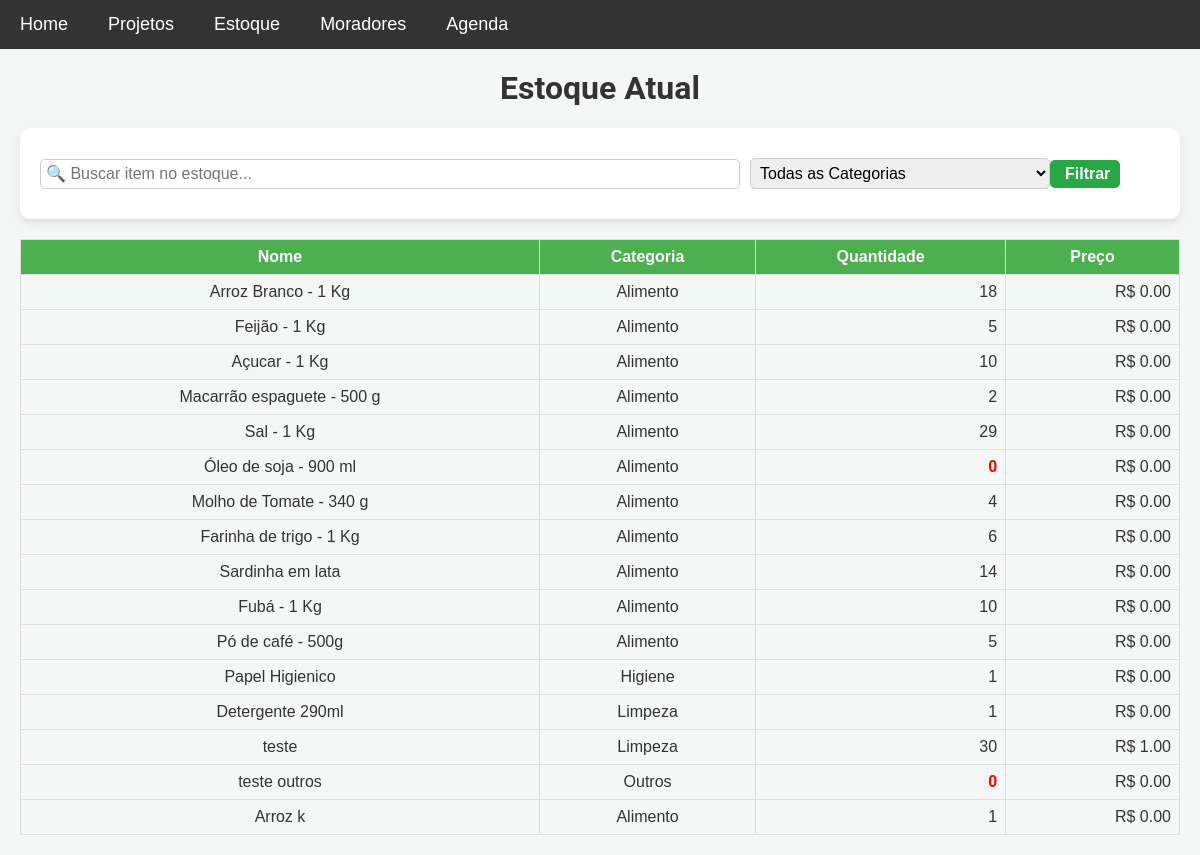
The page /estoque on the database its author committed.
### models.py (models this page shows)
class Item(db.Model):
    __table_args__ = {'extend_existing': True}  # Estende a tabela existente ao invés de tentar recriá-la
    id = db.Column(db.Integer, primary_key=True)
    nome = db.Column(db.String(100), nullable=False)
    descricao = db.Column(db.Text, nullable=False)
    categoria = db.Column(db.String(50), nullable=False)
    quantidade = db.Column(db.Integer, nullable=False, default=0)
    preco = db.Column(db.Float, nullable=False)

### app.py (the view)
@app.route('/estoque')
def estoque_atual():
    busca = request.args.get('busca', '')  # Termo de busca, se houver
    categoria = request.args.get('categoria', '')  # Categoria selecionada, se houver
    itens = Item.query.all()
    if busca:
        busca_sem_acentos = remover_acentos(busca).lower()
        itens = [
            item for item in itens
            if busca_sem_acentos in remover_acentos(item.nome).lower()
        ]
    if categoria and categoria != 'todas':
        itens = [item for item in itens if item.categoria == categoria]
    categorias = list(set([item.categoria for item in Item.query.all()]))
    return render_template('estoque_atual.html', itens=itens, categorias=categorias)

### templates/estoque_atual.html (shortened to what this page needs)
{% extends 'base.html' %}
{% block content %}
<h1>Estoque Atual</h1>
<form id="search-form" method="GET" action="/estoque" class="search-form">
    <div class="form-group">
        <input type="text" name="busca" id="search" placeholder="🔍 Buscar item no estoque..."
            value="{{ request.args.get('busca', '') }}">
        <select name="categoria" id="categoria">
            <option value="todas">Todas as Categorias</option>
        </select>
        <button type="submit"> Filtrar</button>
    </div>
</form>
{% if itens %}
<table class="estoque-table" id="estoqueTable" data-sort-direction="asc">
    <thead>
        <tr>
            <th>Nome </th>
            <th>Categoria </th>
            <th>Quantidade </th>
            <th>Preço </th>
        </tr>
    </thead>
    <tbody>
        {% for item in itens %}
        <tr>
            <td>{{ item.nome }}</td>
            <td>{{ item.categoria }}</td>
            <td class="{{ 'alerta' if item.quantidade <= 0 else '' }}">{{ item.quantidade }}</td>
            <td>R$ {{ '%.2f' | format(item.preco) }}</td>
        </tr>
        {% endfor %}
    </tbody>
</table>
{% else %}
<p class="mensagens danger">Nenhum item encontrado.</p>
{% endif %}
{% endblock %}

### static/css/style.css (style rules this page uses)
body { font-family: 'Roboto', sans-serif; background-color: #f4f7f6; margin: 0; padding: 0; color: #333; }
h1, h3 { text-align: center; margin-top: 0; }
form { background-color: white; padding: 20px; border-radius: 10px; box-shadow: 0 4px 10px rgba(0, 0, 0, 0.1); margin-bottom: 20px; }
input[type="text"], input[type="date"], textarea, select { width: 100%; padding: 10px; margin: 10px 0; border: 1px solid #ccc; border-radius: 5px; font-size: 16px; box-sizing: border-box; }
form input[type="text"], form input[type="date"] { max-width: 200px; display: inline-block; margin-right: 10px; }
button, .btn { display: inline-block; padding: 10px 20px; background-color: #28a745; color: white; border: none; border-radius: 5px; font-size: 16px; font-weight: bold; cursor: pointer; transition: background-color 0.3s ease, color 0.3s ease; }
.estoque-table, .moradores-table { width: 100%; border-collapse: collapse; margin-top: 20px; font-family: Arial, sans-serif; }
.estoque-table th, .estoque-table td, .moradores-table th, .moradores-table td { border: 1px solid #ddd; padding: 8px; text-align: center; }
.estoque-table th, .moradores-table th { background-color: #4CAF50; color: white; font-weight: bold; }
.estoque-table td:nth-child(3), .estoque-table td:nth-child(4) { text-align: right; }
.estoque-table td.alerta { color: red; font-weight: bold; }
@media (max-width: 1600px) { #search-form { display: flex; align-items: center; gap: 5px; } }
@media (max-width: 1600px) { #search-form .form-group { display: flex; align-items: center; } }
@media (max-width: 1600px) { #search-form input[type="text"] { padding: 5px; width: 100%; flex-grow: 1; } }
@media (max-width: 1600px) { #search-form select { padding: 5px; min-width: 150px; } }
@media (max-width: 1600px) { #search-form button { padding: 5px 10px; cursor: pointer; display: flex; align-items: center; gap: 5px; } }
.form-group { flex: 1; margin-right: 20px; }
.form-group:last-child { margin-right: 0; }
.form-group #nome, #nome_compromisso, #search, #categoria { width: 100%; max-width: 700px; }
.form-group #categoria { width: 100%; max-width: 300px; }
.form-group { flex: 1; }

### rows shown on the page
Item: nome "Arroz Branco - 1 Kg", categoria "Alimento", quantidade "18", preco "0.00"
Item: nome "Feijão - 1 Kg", categoria "Alimento", quantidade "5", preco "0.00"
Item: nome "Açucar - 1 Kg", categoria "Alimento", quantidade "10", preco "0.00"
Item: nome "Macarrão espaguete - 500 g", categoria "Alimento", quantidade "2", preco "0.00"
Item: nome "Sal - 1 Kg", categoria "Alimento", quantidade "29", preco "0.00"
Item: nome "Óleo de soja - 900 ml", categoria "Alimento", quantidade "0", preco "0.00"
Item: nome "Molho de Tomate - 340 g", categoria "Alimento", quantidade "4", preco "0.00"
Item: nome "Farinha de trigo - 1 Kg", categoria "Alimento", quantidade "6", preco "0.00"
Item: nome "Sardinha em lata", categoria "Alimento", quantidade "14", preco "0.00"
Item: nome "Fubá - 1 Kg", categoria "Alimento", quantidade "10", preco "0.00"
Item: nome "Pó de café - 500g", categoria "Alimento", quantidade "5", preco "0.00"
Item: nome "Papel Higienico", categoria "Higiene", quantidade "1", preco "0.00"
Item: nome "Detergente 290ml", categoria "Limpeza", quantidade "1", preco "0.00"
Item: nome "teste", categoria "Limpeza", quantidade "30", preco "1.00"
Item: nome "teste outros", categoria "Outros", quantidade "0", preco "0.00"
Item: nome "Arroz k", categoria "Alimento", quantidade "1", preco "0.00"
